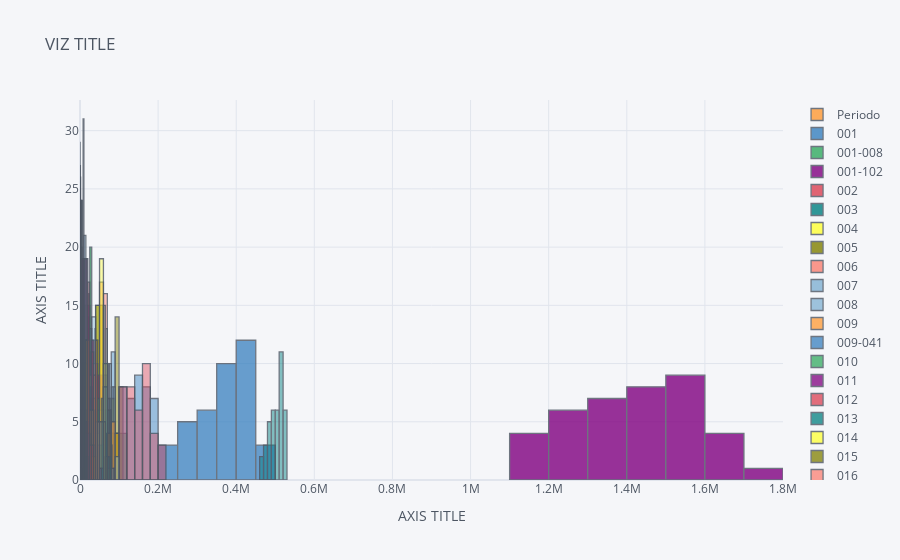

Notebook cell for this chart:
### Markdown cell above
## ...and finally, show me some insights with Plotly!!!

Of course, you can always check the [class notes](https://github.com/ih-datapt-mad/dataptmad1121_lessons/tree/main/module-2) for further info.

### Code cell
# Cufflinks histogram

dataset.iplot(kind='hist',
                     title='VIZ TITLE',
                     yTitle='AXIS TITLE',
                     xTitle='AXIS TITLE')
